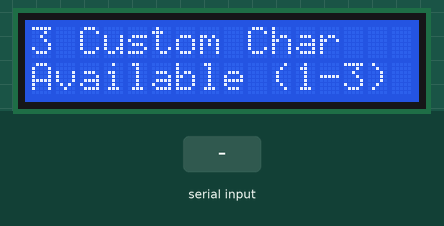
A program run on a simulated ESP8266 (NodeMCU). On the bench: 16×2 character LCD. The test bench sets the inputs (shaded band).

Above: at 1.2 s.
1.3 s: "1" received over Serial
At 2.7 s:
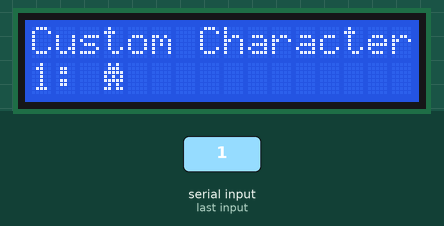
3.6 s: "2" received over Serial
At 5.6 s:
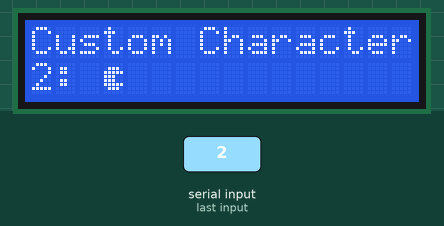
5.9 s: "3" received over Serial
At 7.4 s:
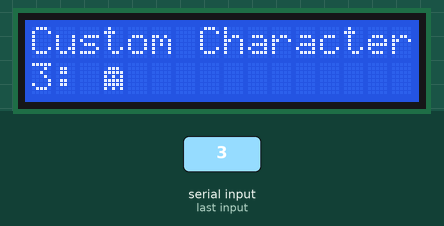
Timing chart, 0 to 8.9 s (numbered marks = the images above; inputs shaded):
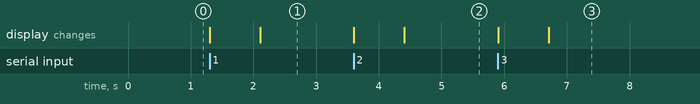

Measured:
- after the input at 1.3 s, the display: first changes at once (image 1 shows a later state)
- after the input at 3.6 s, the display: first changes at once (image 2 shows a later state)
- after the input at 5.9 s, the display: first changes at once (image 3 shows a later state)

The program:

main.cpp
```cpp
#include <Arduino.h>
#include <LiquidCrystal.h>

#define rs D5
#define en D0
#define d4 D1
#define d5 D2
#define d6 D3
#define d7 D4

LiquidCrystal lcd(rs, en, d4, d5, d6, d7);

byte bird[] = {
    B01010,
    B01110,
    B11111,
    B10101,
    B11111,
    B01010,
    B11011,
    B00000};

byte pacman[]{
    B00000,
    B01110,
    B11111,
    B11100,
    B11100,
    B11111,
    B01110,
    B00000};

byte alien[]{
    B00000,
    B01110,
    B11111,
    B10101,
    B11111,
    B11111,
    B10101,
    B00000};

void setup()
{
  Serial.begin(9600);

  lcd.begin(16, 2);
  lcd.createChar(0, bird);
  lcd.createChar(1, pacman);
  lcd.createChar(2, alien);
  lcd.clear();
  lcd.setCursor(0, 0);
  lcd.write("3 Custom Char");
  lcd.setCursor(0, 1);
  lcd.write("Available (1-3)");
}

void loop()
{
  char ch = Serial.read();
  if (ch == '1')
  {
    lcd.clear();
    lcd.setCursor(0, 0);
    lcd.write("User Input: 1");
    delay(800);
    lcd.clear();
    lcd.setCursor(0, 0);
    lcd.write("Custom Character");
    lcd.setCursor(0, 1);
    lcd.print("1: ");
    lcd.setCursor(3, 1);
    lcd.write(byte(0));
  }
  else if (ch == '2')
  {
    lcd.clear();
    lcd.setCursor(0, 0);
    lcd.write("User Input: 2");
    delay(800);
    lcd.clear();
    lcd.setCursor(0, 0);
    lcd.write("Custom Character");
    lcd.setCursor(0, 1);
    lcd.print("2: ");
    lcd.setCursor(3, 1);
    lcd.write(byte(1));
  }

  else if (ch == '3')
  {
    lcd.clear();
    lcd.setCursor(0, 0);
    lcd.write("User Input: 3");
    delay(800);
    lcd.clear();
    lcd.setCursor(0, 0);
    lcd.write("Custom Character");
    lcd.setCursor(0, 1);
    lcd.print("3: ");
    lcd.setCursor(3, 1);
    lcd.write(byte(2));
  }
}
```
